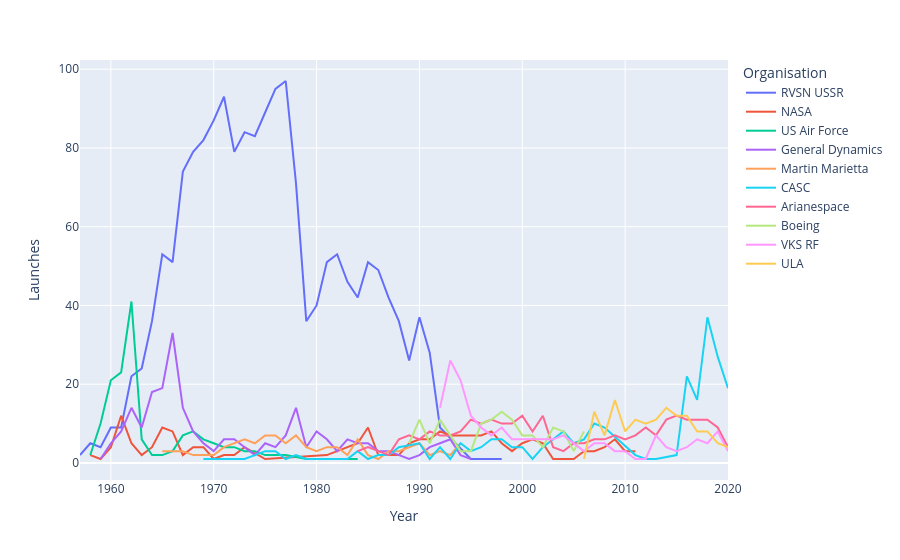

Notebook cell for this chart:
### Code cell
chart = px.line(df_top_10_organisations,
                x="Year",
                y="Launches",
                color="Organisation")

chart.show()

### Figure 1 — Plotly figure (JSON) as saved in the notebook; plotly's stock layout.template omitted (floating-point values rounded to 4 significant figures)
{"data": [{"hovertemplate": "Organisation=RVSN USSR<br>Year=%{x}<br>Launches=%{y}<extra></extra>", "legendgroup": "RVSN USSR", "line": {"color": "#636efa", "dash": "solid"}, "marker": {"symbol": "circle"}, "mode": "lines", "name": "RVSN USSR", "orientation": "v", "showlegend": true, "type": "scatter", "x": [1957, 1958, 1959, 1960, 1961, 1962, 1963, 1964, 1965, 1966, 1967, 1968, 1969, 1970, 1971, 1972, 1973, 1974, 1975, 1976, 1977, 1978, 1979, 1980, 1981, 1982, 1983, 1984, 1985, 1986, 1987, 1988, 1989, 1990, 1991, 1992, 1995, 1996, 1998], "xaxis": "x", "y": [2, 5, 4, 9, 9, 22, 24, 36, 53, 51, 74, 79, 82, 87, 93, 79, 84, 83, 89, 95, 97, 71, 36, 40, 51, 53, 46, 42, 51, 49, 42, 36, 26, 37, 28, 9, 1, 1, 1], "yaxis": "y"}, {"hovertemplate": "Organisation=NASA<br>Year=%{x}<br>Launches=%{y}<extra></extra>", "legendgroup": "NASA", "line": {"color": "#EF553B", "dash": "solid"}, "marker": {"symbol": "circle"}, "mode": "lines", "name": "NASA", "orientation": "v", "showlegend": true, "type": "scatter", "x": [1958, 1959, 1960, 1961, 1962, 1963, 1964, 1965, 1966, 1967, 1968, 1969, 1970, 1971, 1972, 1973, 1975, 1981, 1982, 1983, 1984, 1985, 1986, 1988, 1989, 1990, 1991, 1992, 1993, 1994, 1995, 1996, 1997, 1998, 1999, 2000, 2001, 2002, 2003, 2005, 2006, 2007, 2008, 2009, 2010, 2011], "xaxis": "x", "y": [2, 1, 4, 12, 5, 2, 4, 9, 8, 2, 4, 4, 1, 2, 2, 4, 1, 2, 3, 4, 5, 9, 2, 2, 5, 6, 6, 8, 7, 7, 7, 7, 8, 5, 3, 5, 6, 5, 1, 1, 3, 3, 4, 6, 3, 3], "yaxis": "y"}, {"hovertemplate": "Organisation=US Air Force<br>Year=%{x}<br>Launches=%{y}<extra></extra>", "legendgroup": "US Air Force", "line": {"color": "#00cc96", "dash": "solid"}, "marker": {"symbol": "circle"}, "mode": "lines", "name": "US Air Force", "orientation": "v", "showlegend": true, "type": "scatter", "x": [1958, 1959, 1960, 1961, 1962, 1963, 1964, 1965, 1966, 1967, 1968, 1969, 1970, 1971, 1972, 1973, 1974, 1975, 1976, 1977, 1979, 1981, 1982, 1983, 1984], "xaxis": "x", "y": [2, 10, 21, 23, 41, 6, 2, 2, 3, 7, 8, 6, 5, 4, 4, 3, 3, 2, 2, 2, 1, 1, 1, 1, 1], "yaxis": "y"}, {"hovertemplate": "Organisation=General Dynamics<br>Year=%{x}<br>Launches=%{y}<extra></extra>", "legendgroup": "General Dynamics", "line": {"color": "#ab63fa", "dash": "solid"}, "marker": {"symbol": "circle"}, "mode": "lines", "name": "General Dynamics", "orientation": "v", "showlegend": true, "type": "scatter", "x": [1959, 1960, 1961, 1962, 1963, 1964, 1965, 1966, 1967, 1968, 1969, 1970, 1971, 1972, 1973, 1974, 1975, 1976, 1977, 1978, 1979, 1980, 1981, 1982, 1983, 1984, 1985, 1986, 1987, 1988, 1989, 1990, 1991, 1992, 1993, 1994, 1995], "xaxis": "x", "y": [1, 5, 8, 14, 9, 18, 19, 33, 14, 8, 5, 3, 6, 6, 4, 2, 5, 4, 7, 14, 4, 8, 6, 3, 6, 5, 5, 3, 3, 2, 1, 2, 4, 5, 6, 2, 1], "yaxis": "y"}, {"hovertemplate": "Organisation=Martin Marietta<br>Year=%{x}<br>Launches=%{y}<extra></extra>", "legendgroup": "Martin Marietta", "line": {"color": "#FFA15A", "dash": "solid"}, "marker": {"symbol": "circle"}, "mode": "lines", "name": "Martin Marietta", "orientation": "v", "showlegend": true, "type": "scatter", "x": [1965, 1966, 1967, 1968, 1969, 1970, 1971, 1972, 1973, 1974, 1975, 1976, 1977, 1978, 1979, 1980, 1981, 1982, 1983, 1984, 1985, 1986, 1987, 1988, 1989, 1990, 1991, 1992, 1993, 1994], "xaxis": "x", "y": [3, 3, 3, 2, 2, 2, 4, 5, 6, 5, 7, 7, 5, 7, 4, 3, 4, 4, 2, 6, 2, 1, 3, 3, 4, 5, 2, 3, 2, 5], "yaxis": "y"}, {"hovertemplate": "Organisation=CASC<br>Year=%{x}<br>Launches=%{y}<extra></extra>", "legendgroup": "CASC", "line": {"color": "#19d3f3", "dash": "solid"}, "marker": {"symbol": "circle"}, "mode": "lines", "name": "CASC", "orientation": "v", "showlegend": true, "type": "scatter", "x": [1969, 1970, 1971, 1972, 1973, 1974, 1975, 1976, 1977, 1978, 1979, 1981, 1982, 1983, 1984, 1985, 1986, 1987, 1988, 1990, 1991, 1992, 1993, 1994, 1995, 1996, 1997, 1998, 1999, 2000, 2001, 2002, 2003, 2004, 2005, 2006, 2007, 2008, 2011, 2012, 2013, 2015, 2016, 2017, 2018, 2019, 2020], "xaxis": "x", "y": [1, 1, 1, 1, 1, 2, 3, 3, 1, 2, 1, 1, 1, 1, 3, 1, 2, 2, 4, 5, 1, 4, 1, 5, 3, 4, 6, 6, 4, 4, 1, 4, 6, 8, 5, 6, 10, 9, 2, 1, 1, 2, 22, 16, 37, 27, 19], "yaxis": "y"}, {"hovertemplate": "Organisation=Arianespace<br>Year=%{x}<br>Launches=%{y}<extra></extra>", "legendgroup": "Arianespace", "line": {"color": "#FF6692", "dash": "solid"}, "marker": {"symbol": "circle"}, "mode": "lines", "name": "Arianespace", "orientation": "v", "showlegend": true, "type": "scatter", "x": [1984, 1985, 1986, 1987, 1988, 1989, 1990, 1991, 1992, 1993, 1994, 1995, 1996, 1997, 1998, 1999, 2000, 2001, 2002, 2003, 2004, 2005, 2006, 2007, 2008, 2009, 2010, 2011, 2012, 2013, 2014, 2015, 2016, 2017, 2018, 2019, 2020], "xaxis": "x", "y": [3, 4, 3, 2, 6, 7, 6, 8, 7, 7, 8, 11, 10, 11, 10, 10, 12, 8, 12, 4, 3, 5, 5, 6, 6, 7, 6, 7, 9, 7, 11, 12, 11, 11, 11, 9, 4], "yaxis": "y"}, {"hovertemplate": "Organisation=Boeing<br>Year=%{x}<br>Launches=%{y}<extra></extra>", "legendgroup": "Boeing", "line": {"color": "#B6E880", "dash": "solid"}, "marker": {"symbol": "circle"}, "mode": "lines", "name": "Boeing", "orientation": "v", "showlegend": true, "type": "scatter", "x": [1989, 1990, 1991, 1992, 1993, 1994, 1995, 1996, 1997, 1998, 1999, 2000, 2001, 2002, 2003, 2004, 2005, 2006], "xaxis": "x", "y": [5, 11, 5, 11, 7, 3, 3, 10, 11, 13, 11, 7, 7, 4, 9, 8, 3, 8], "yaxis": "y"}, {"hovertemplate": "Organisation=VKS RF<br>Year=%{x}<br>Launches=%{y}<extra></extra>", "legendgroup": "VKS RF", "line": {"color": "#FF97FF", "dash": "solid"}, "marker": {"symbol": "circle"}, "mode": "lines", "name": "VKS RF", "orientation": "v", "showlegend": true, "type": "scatter", "x": [1992, 1993, 1994, 1995, 1996, 1997, 1998, 1999, 2000, 2001, 2002, 2003, 2004, 2005, 2006, 2007, 2008, 2009, 2010, 2011, 2012, 2013, 2014, 2015, 2016, 2017, 2018, 2019, 2020], "xaxis": "x", "y": [14, 26, 21, 12, 9, 7, 9, 6, 6, 6, 6, 6, 7, 5, 3, 5, 5, 3, 3, 1, 1, 7, 4, 3, 4, 6, 5, 8, 3], "yaxis": "y"}, {"hovertemplate": "Organisation=ULA<br>Year=%{x}<br>Launches=%{y}<extra></extra>", "legendgroup": "ULA", "line": {"color": "#FECB52", "dash": "solid"}, "marker": {"symbol": "circle"}, "mode": "lines", "name": "ULA", "orientation": "v", "showlegend": true, "type": "scatter", "x": [2006, 2007, 2008, 2009, 2010, 2011, 2012, 2013, 2014, 2015, 2016, 2017, 2018, 2019, 2020], "xaxis": "x", "y": [1, 13, 7, 16, 8, 11, 10, 11, 14, 12, 12, 8, 8, 5, 4], "yaxis": "y"}], "layout": {"legend": {"title": {"text": "Organisation"}, "tracegroupgap": 0}, "margin": {"t": 60}, "xaxis": {"anchor": "y", "domain": [0, 1], "title": {"text": "Year"}}, "yaxis": {"anchor": "x", "domain": [0, 1], "title": {"text": "Launches"}}}}
